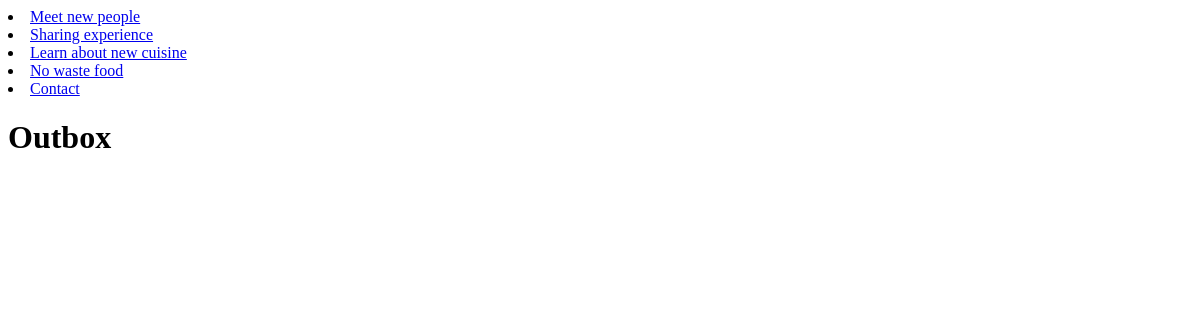
The page /outbox/ (signed in) on the database as committed earlier.
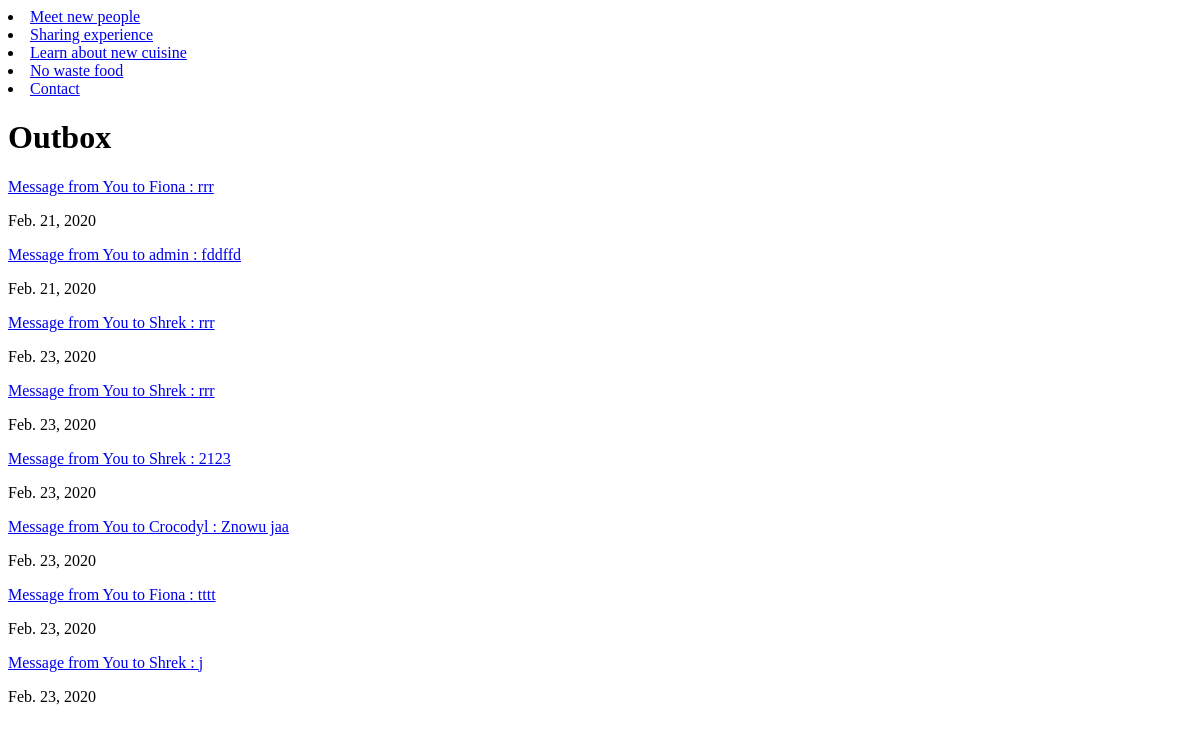
The same page on the database as committed later.
### cooking/models.py (models this page shows)
class Message(models.Model):
    sender = models.ForeignKey(User, related_name="sender",on_delete=models.CASCADE)
    receiver = models.ForeignKey(User, related_name="receiver",on_delete=models.CASCADE)
    msg_content = models.CharField(max_length=256)
    date = models.DateField(default=datetime.now)

### cooking/views.py (the view)
# urls.py: path('outbox/', OutBoxView.as_view(), name="outbox"),
class OutBoxView(View):
    def get(self, request):
        if request.user.is_authenticated:
            message_list = Message.objects.filter(sender=request.user.id)
            return render(request, "show_message_outbox.html", {'message_list': message_list}, )

### cooking/templates/show_message_outbox.html
<li><a href="{% url 'meet' %}">Meet new people</a></li>
<li><a href="{% url 'experience' %}">Sharing experience</a></li>
<li><a href="{% url 'cuisine' %}">Learn about new cuisine</a></li>
<li><a href="{% url 'waste_food' %}">No waste food</a></li>
<li><a href="{% url 'contact' %}">Contact</a></li>
<h1>Outbox</h1>
{% for message in message_list %}
<p><a  href="/message_detail/{{ message.id }}">Message from You to {{message.receiver}} : {{ message.msg_content }} </a> </p>
{{message.date}}
{% endfor %}

Rows that differ between the two databases and show on the page:
added Message: receiver "Fiona", msg_content "rrr", date "Feb. 21, 2020"
added Message: receiver "admin", msg_content "fddffd", date "Feb. 21, 2020"
added Message: receiver "Shrek", msg_content "rrr", date "Feb. 23, 2020"
added Message: receiver "Shrek", msg_content "rrr", date "Feb. 23, 2020"
added Message: receiver "Shrek", msg_content "2123", date "Feb. 23, 2020"
added Message: receiver "Crocodyl", msg_content "Znowu jaa", date "Feb. 23, 2020"
added Message: receiver "Fiona", msg_content "tttt", date "Feb. 23, 2020"
added Message: receiver "Shrek", msg_content "j", date "Feb. 23, 2020"
